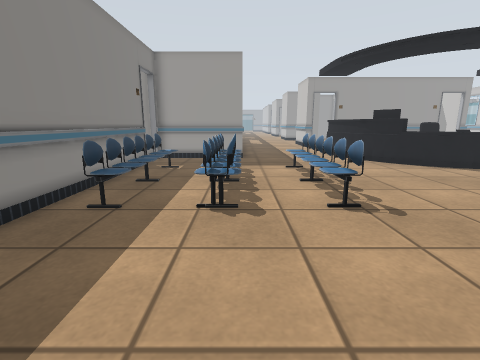
view 1 (above)

24 first-person views from a walk through a world built for the Gazebo simulator. The camera is 1 m above the floor, tilts 12° down and sees 85° across. The floor is counted in squares, 0.5 m on a side. Each view is taken from the middle of a square. On the plan, view 1 faces up. The plan holds only what a view shows up to about 16 squares ahead; the rest is blank. The place goes on beyond the plan. Some surface patterns are stand-ins.

view 2
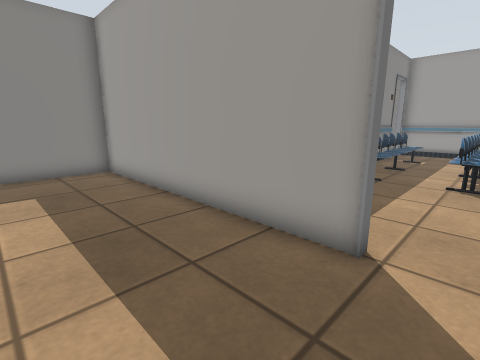

view 3
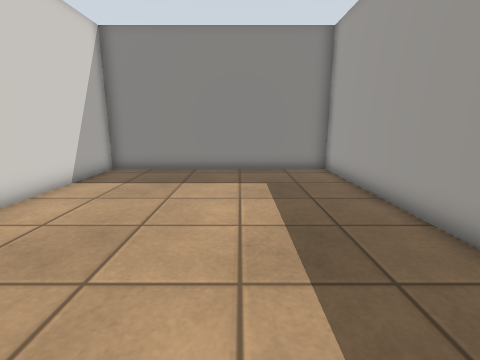

view 4
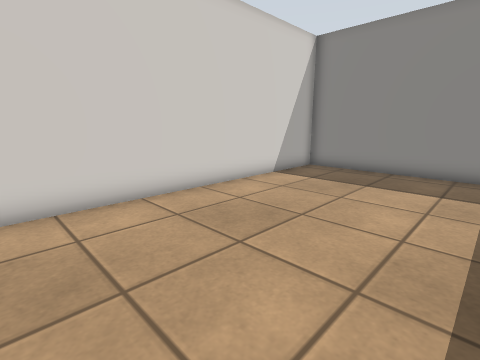

view 5
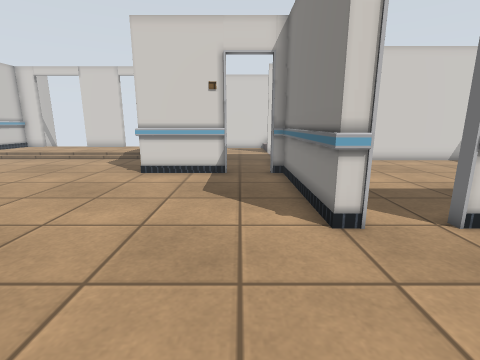

view 6
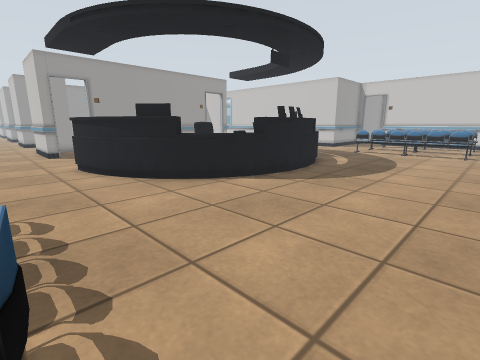

view 7
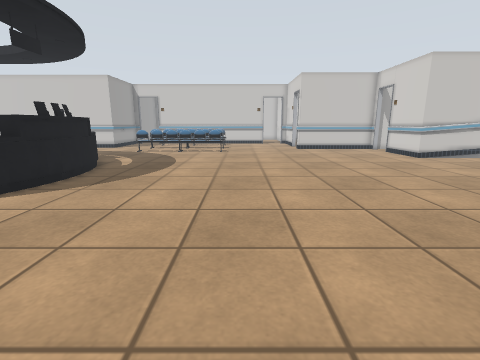

view 8
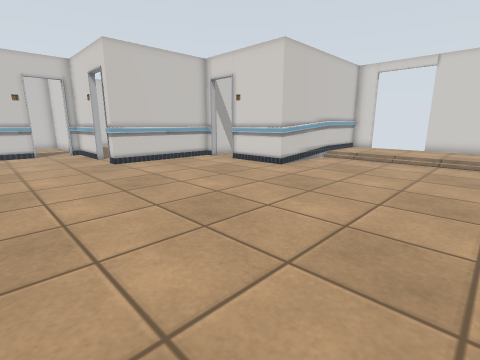

view 9
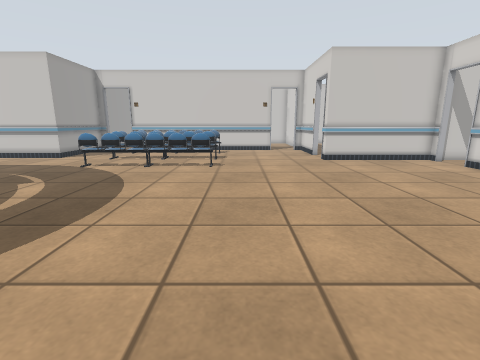

view 10
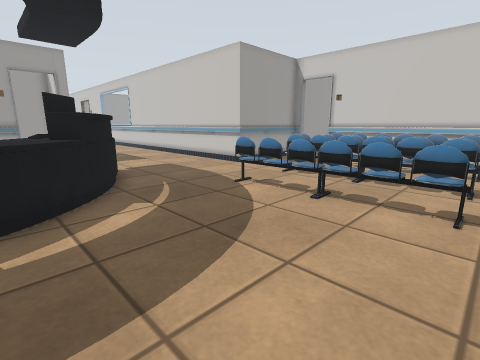

view 11
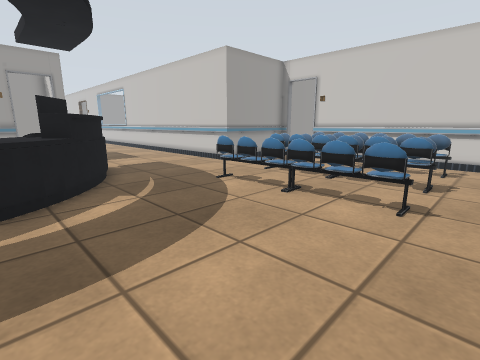

view 12
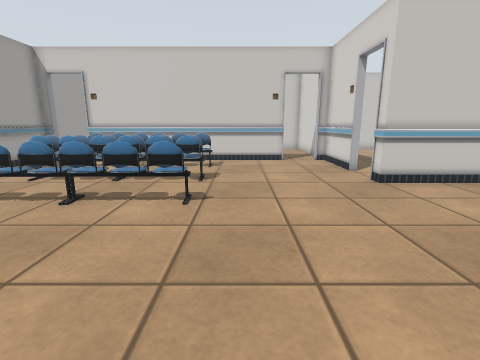

view 13
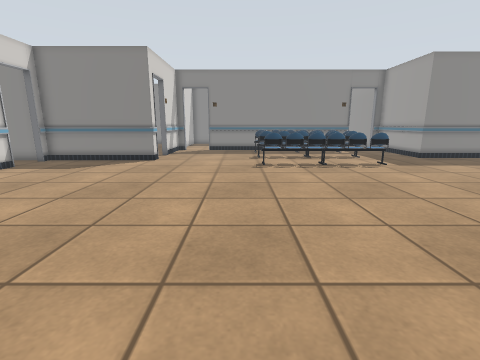

view 14
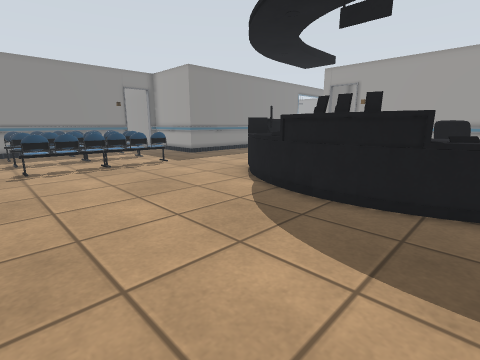

view 15
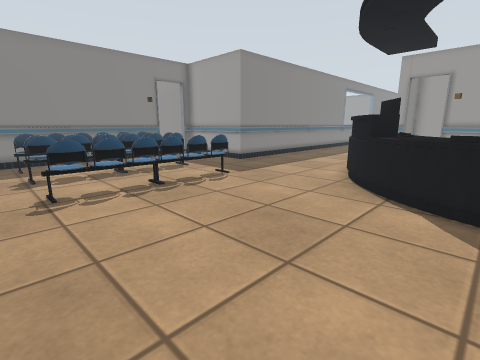

view 16
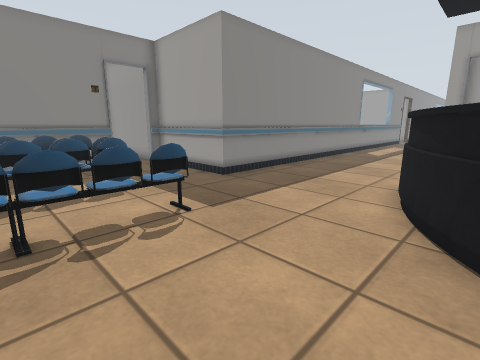

view 17
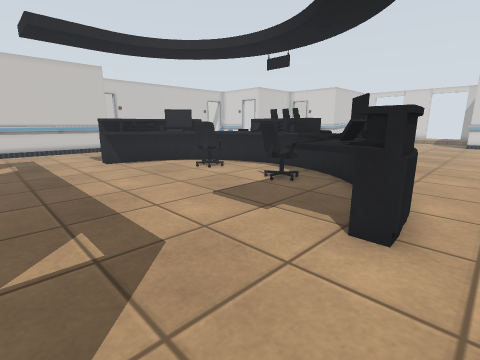

view 18
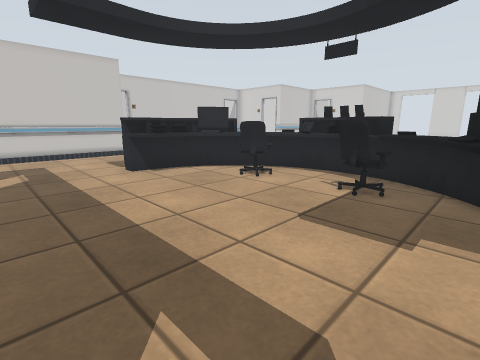

view 19
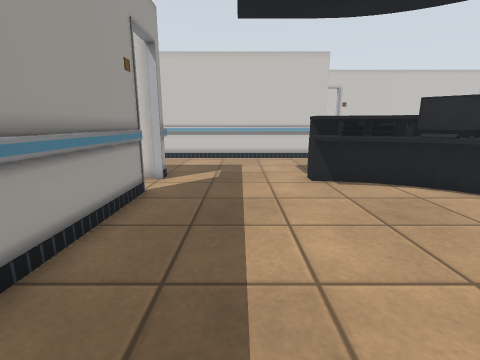

view 20
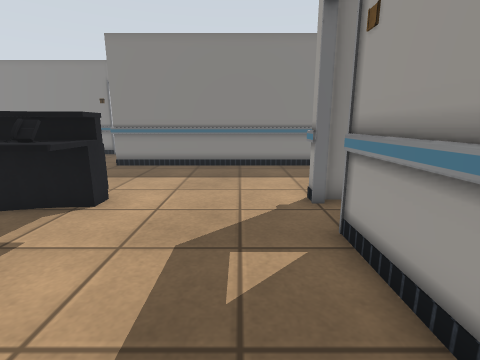

view 21
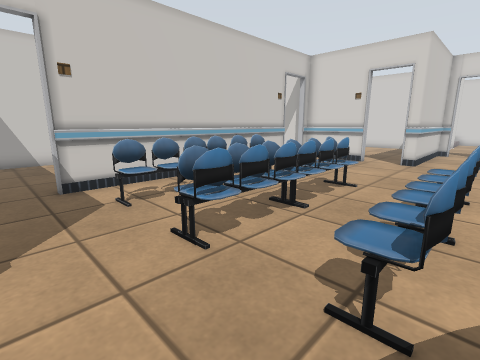

view 22
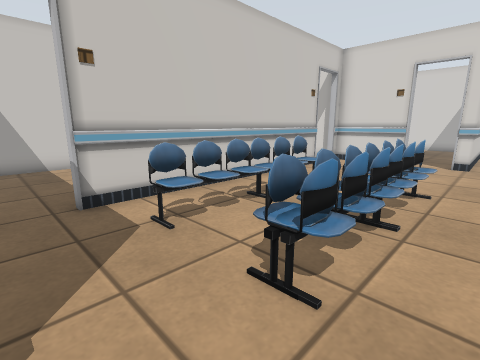

view 23
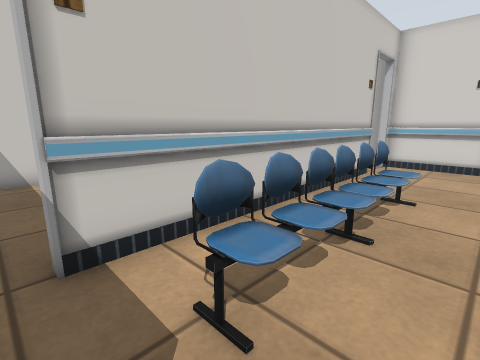

view 24
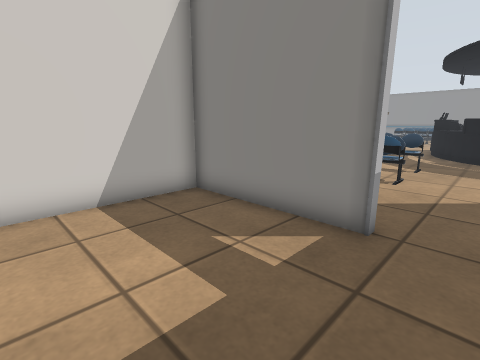

### Floor plan
Points are (right, up) in squares from view 1. A wall is a line through its corners. A room is listed if a view was taken in it or the views show most of it. See-through windows are left out.
Room 1 (views 1, 2, 3, 4)
walls: (-1.3, 0.1) (-1.3, -0.1) (-11.9, -0.1) (-11.9, -9.8) (0, -9.8)
low walls: (-1.7, 0.1) (-1.3, 0.1)
ways out: opening at (-0.5, 0) to room 2
Room 2 (views 5, 6, 7, 8, 9, 10, 11, 12, 13, 14, 15, 16, 17, 18, 19, 20, 21, 22, 23)
walls: (0.5, 0.1) (1.2, 0.1) (1.2, -5.8) (1.7, -5.8); (27.4, 0.1) (30.6, 0.1); (17.8, 23.9) (8.2, 23.9); (3.5, -5.8) (7.2, -5.8); (20.2, 23.9) (19.6, 23.9) (19.6, 24.2); (6.5, 24.2) (6.5, 23.9) (5.9, 23.9) (5.9, 24.5); (24.4, -5.8) (25, -5.8); (24.9, -5.5) (24.9, 0.1) (25.5, 0.1); (-4.8, 13.6) (-4.8, 5); (30.9, 2.5) (30.9, 13.5) (31.1, 13.5); (18.9, -10.6) (18.9, -5.8) (22.5, -5.8); (30.9, 0.1) (30.9, 0.7); (30.9, 15.9) (25.9, 15.9) (25.9, 24.5); (31.2, 15.4) (30.9, 15.4); (0.1, 24.5) (0.1, 15.9) (-4.8, 15.9) (-4.8, 15.2)
ways out: opening at (-0.5, 0) to room 1; opening at (31, 14.5) to room 3; opening at (-5, 14.5); opening at (2.5, -6); opening at (23.5, -6); opening at (26.5, 0); opening at (31, 1.5)
objects: chair (-4, 6) to (-3, 8); chair (-4, 9) to (-3, 12); chair (-1, 6) to (0, 8); chair (-1, 9) to (0, 12); chair (2, 6) to (3, 8); chair (2, 9) to (3, 12); person (6, 11) to (20, 18); chair (22, 6) to (23, 9); chair (22, 10) to (23, 13); chair (25, 6) to (26, 9); chair (25, 10) to (26, 13); chair (28, 6) to (29, 9); chair (28, 10) to (29, 13)
Room 3 (view 24)
walls: (31.1, 13.5) (31.1, 8.1) (36, 8.1); (32.7, 15.8) (31.9, 15.8)
ways out: opening at (31, 14.5) to room 2

Where each view was taken, in squares from view 1:
view 1: 0 up, 0 right, facing up
view 2: 4 down, 0 right, facing up-left
view 3: 4 down, 0 right, facing left
view 4: 3 down, 0 right, facing down-left
view 5: 5 up, 3 right, facing down
view 6: 5 up, 3 right, facing up-right
view 7: 5 up, 3 right, facing right
view 8: 5 up, 11 right, facing down-right
view 9: 5 up, 10 right, facing right
view 10: 6 up, 16 right, facing up-right
view 11: 5 up, 16 right, facing up-right
view 12: 5 up, 16 right, facing right
view 13: 5 up, 16 right, facing left
view 14: 5 up, 16 right, facing up-left
view 15: 5 up, 11 right, facing up-left
view 16: 9 up, 8 right, facing up-left
view 17: 23 up, 5 right, facing down-right
view 18: 23 up, 8 right, facing down-right
view 19: 21 up, 10 right, facing right
view 20: 22 up, 13 right, facing left
view 21: 15 up, 22 right, facing down-right
view 22: 15 up, 24 right, facing down-right
view 23: 14 up, 27 right, facing down-right
view 24: 15 up, 36 right, facing down-left
